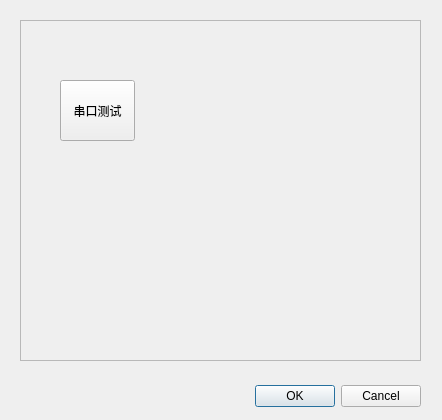
<?xml version="1.0" encoding="UTF-8"?>
<ui version="4.0">
 <class>EnterForm</class>
 <widget class="QDialog" name="EnterForm">
  <property name="geometry">
   <rect>
    <x>0</x>
    <y>0</y>
    <width>442</width>
    <height>420</height>
   </rect>
  </property>
  <property name="windowTitle">
   <string>Dialog</string>
  </property>
  <widget class="QDialogButtonBox" name="buttonBox">
   <property name="geometry">
    <rect>
     <x>80</x>
     <y>380</y>
     <width>341</width>
     <height>32</height>
    </rect>
   </property>
   <property name="orientation">
    <enum>Qt::Horizontal</enum>
   </property>
   <property name="standardButtons">
    <set>QDialogButtonBox::Cancel|QDialogButtonBox::Ok</set>
   </property>
  </widget>
  <widget class="QFrame" name="frame">
   <property name="geometry">
    <rect>
     <x>20</x>
     <y>20</y>
     <width>401</width>
     <height>341</height>
    </rect>
   </property>
   <property name="frameShape">
    <enum>QFrame::StyledPanel</enum>
   </property>
   <property name="frameShadow">
    <enum>QFrame::Raised</enum>
   </property>
   <widget class="QPushButton" name="btn_Serial">
    <property name="geometry">
     <rect>
      <x>40</x>
      <y>60</y>
      <width>75</width>
      <height>61</height>
     </rect>
    </property>
    <property name="text">
     <string>串口测试</string>
    </property>
   </widget>
  </widget>
 </widget>
 <resources/>
 <connections>
  <connection>
   <sender>buttonBox</sender>
   <signal>accepted()</signal>
   <receiver>EnterForm</receiver>
   <slot>accept()</slot>
   <hints>
    <hint type="sourcelabel">
     <x>248</x>
     <y>254</y>
    </hint>
    <hint type="destinationlabel">
     <x>157</x>
     <y>274</y>
    </hint>
   </hints>
  </connection>
  <connection>
   <sender>buttonBox</sender>
   <signal>rejected()</signal>
   <receiver>EnterForm</receiver>
   <slot>reject()</slot>
   <hints>
    <hint type="sourcelabel">
     <x>316</x>
     <y>260</y>
    </hint>
    <hint type="destinationlabel">
     <x>286</x>
     <y>274</y>
    </hint>
   </hints>
  </connection>
 </connections>
</ui>
